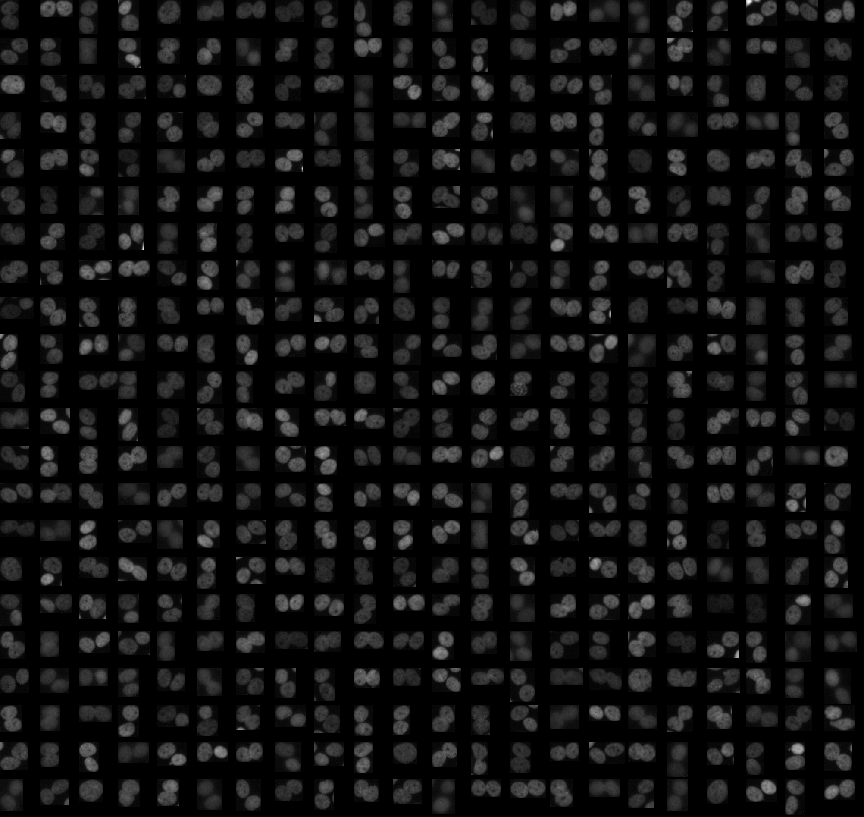
%> input picture exampleData/image_2.tif, 864 x 817 px, shrunk from 2004 x 1894 before the run
$ octave --eval "result = create_base_interior_confining_potential(imread('exampleData/image_2.tif'));"   (GNU Octave 9; MATLAB toolbox functions it lacks are replaced by stand-ins)
%> lines starting %> are read from the running program, lines starting %| are printed output that depends on the picture
function V = create_base_interior_confining_potential(BW)
% CREATE_BASE_INTERIOR_CONFINING_POTENTIAL
% Take the binary mask of the image and create the base inteior confining
% potential
%
% V = create_base_interior_confining_potential(BW,options)
%
% Input parameters:
% BW        - The binary mask
% options   - Element of class seedPointOptions
%
% Output parameters:
% V - Base interior confining potential
%
% See also COMPUTESEEDPOINTS

% James Kapaldo

PAD_SIZE = 1;

% Process the mask -------------------------------------------------------

% Pad mask with zeros so that we have a strong potential all around the
% object.
BW_pad = padarray(BW,PAD_SIZE*[1 1]);

% Compute bsae confining potential ---------------------------------------

% Get potential inside well. Compute the binary distance transform, smooth
% it out, and invert it to get 1/r.
V = double(bwdist(~BW_pad));
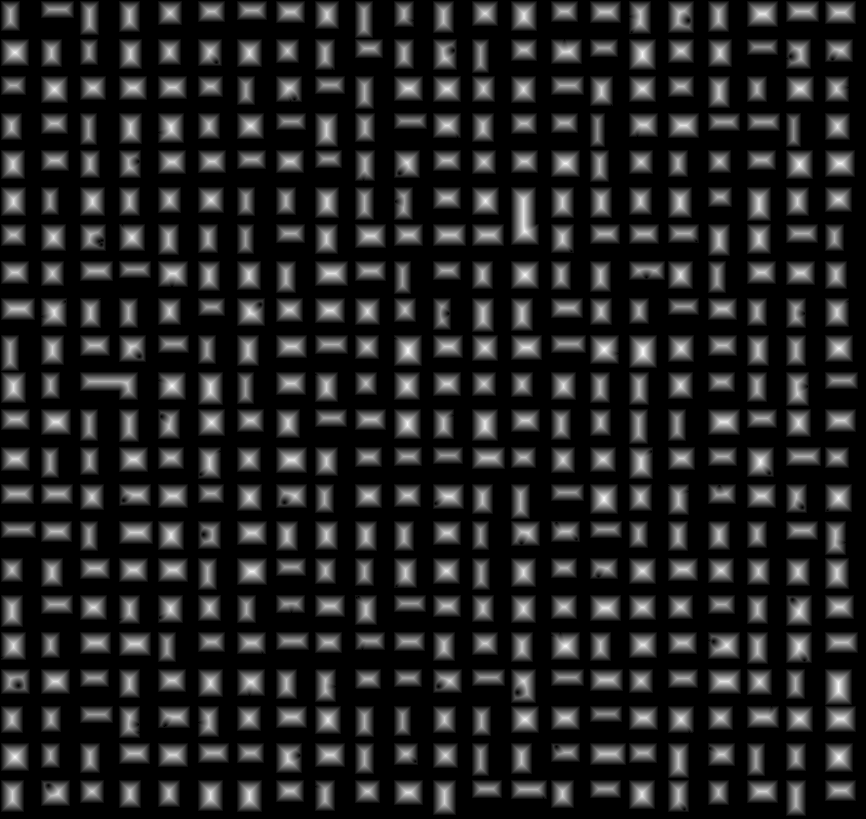
%> V: size 819x866 double; min 0, max 14.56, mean 2.04; drawn with min black and max white
V = imfilter(V,fspecial('gaussian',7,1));
V = 1./V;
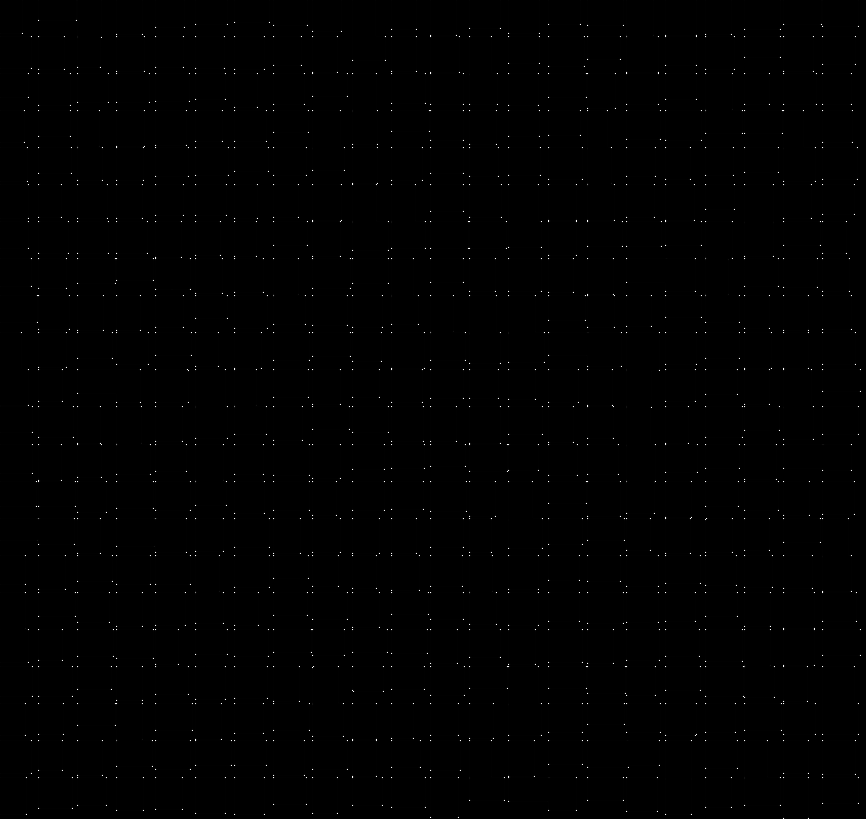
%> V: size 819x866 double; 33.16% of the values are NaN or infinite; the others: min 0.0727, max 50885.6, mean 244.1; drawn with min black, max white, NaN and infinite black

% Remove padding
V = V(PAD_SIZE+1:end-PAD_SIZE,PAD_SIZE+1:end-PAD_SIZE);
%> V: size 817x864 double

end

$ run again, on exampleData/testNuclei_image.tif
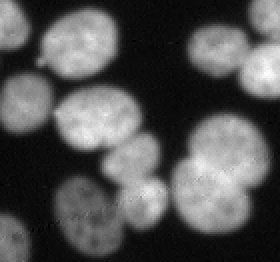
%> input picture exampleData/testNuclei_image.tif, 140 x 131 px (shown 2 times larger)
%> in create_base_interior_confining_potential, `V = double(bwdist(~BW_pad));`:
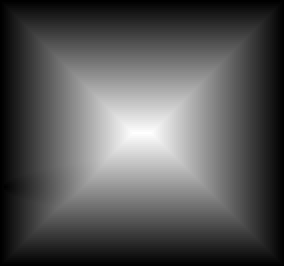
%> V: size 133x142 double (shown 2 times larger); min 0, max 66, mean 22.3; drawn with min black and max white
%> in create_base_interior_confining_potential, `V = V(PAD_SIZE+1:end-PAD_SIZE,PAD_SIZE+1:end-PAD_SIZE);`:
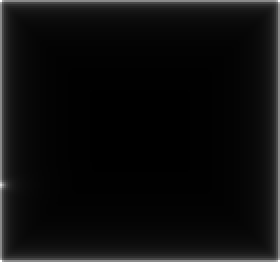
%> V: size 131x140 double (shown 2 times larger); min 0.0153, max 1.72, mean 0.112; drawn with min black and max white
